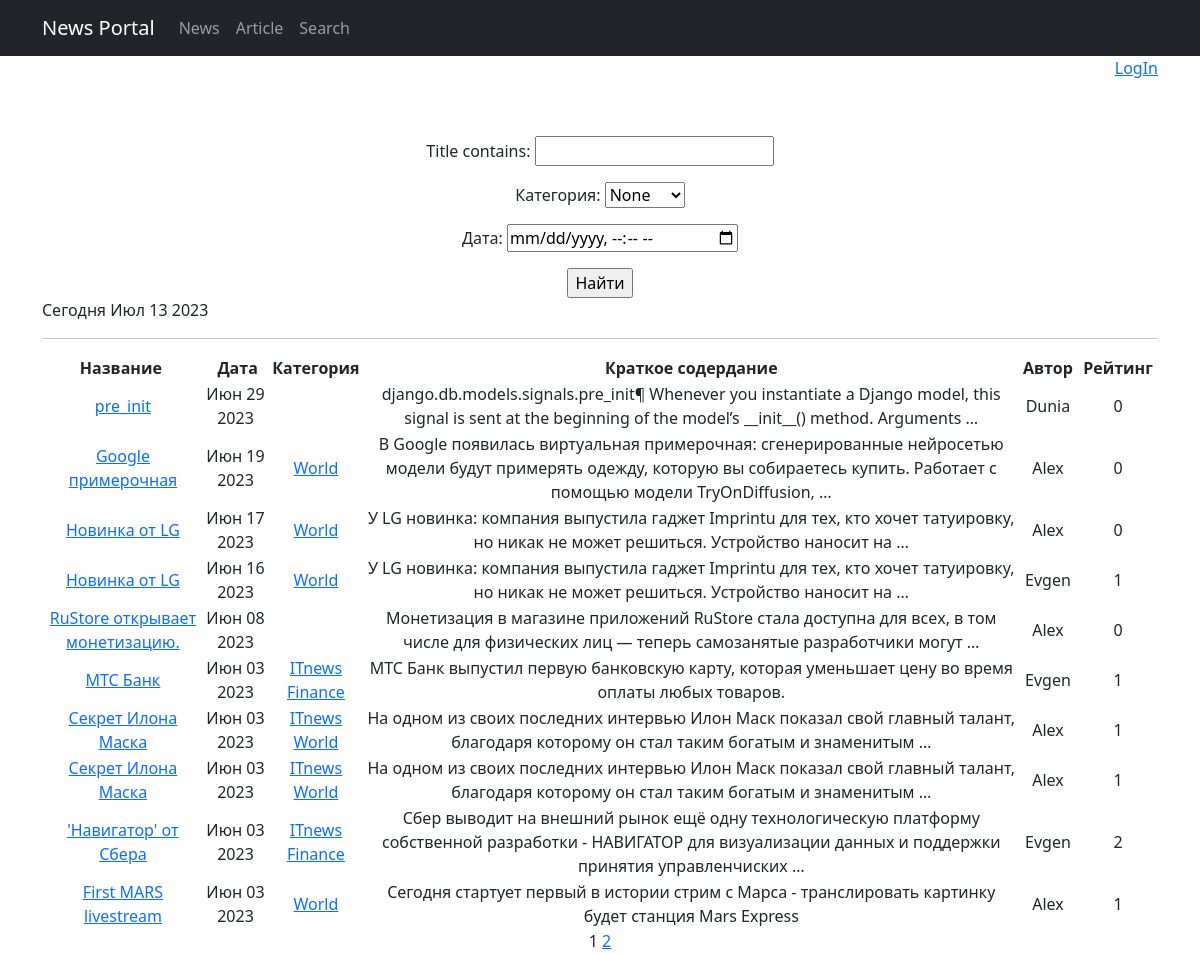
Page /news/search/ on the earlier database version.
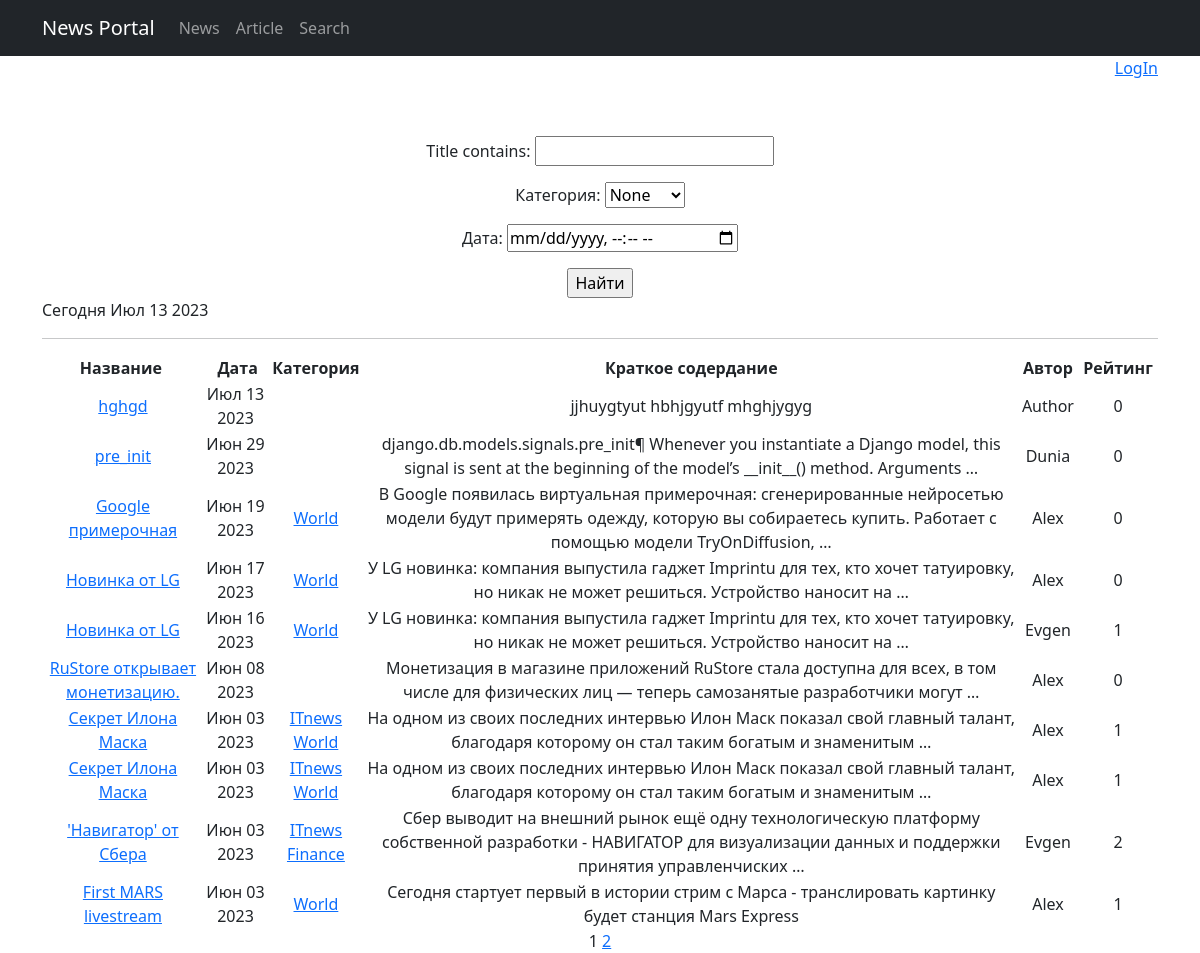
Same page on the later database version.
### news/models.py (models this page shows, shortened)
class Post(models.Model):
    postAuthor = models.ForeignKey(Author, on_delete=models.CASCADE)
    NEWS = 'NW'
    ARTICLE = 'AR'
    choose_post = (
        (NEWS, "Новость"),
        (ARTICLE, "Статья")
    )
    postType = models.CharField(max_length=2, choices=choose_post, default=NEWS)
    date_creation = models.DateTimeField(auto_now_add=True)
    postCategory = models.ManyToManyField(Category, through='PostCategory')
    title = models.CharField(max_length=128)
    text = models.TextField()
    rating = models.SmallIntegerField(default=0)
    def get_absolute_url(self):
        return reverse('news_detail', args=[str(self.id)])

class Author(models.Model):
    authorUser = models.OneToOneField(User, on_delete=models.CASCADE)
    rating = models.SmallIntegerField(default=0)

class Category(models.Model):
    category = models.CharField(max_length=64, unique=True)
    subscribers = models.ManyToManyField(User, blank=True, related_name='categories')
    def __str__(self):
        return self.category
    def get_categories_url(self):
        return reverse('category_list', args=[str(self.id)])

### news/views.py (the view)
# urls.py: path('news/search/', NewsSearch.as_view(), name='news_search'),
class NewsSearch(ListView):
    model = Post
    template_name = 'search.html'
    context_object_name = 'newses'
    ordering = 'postCategory'
    paginate_by = 10
    def get_queryset(self):
        queryset = super().get_queryset()
        self.filterset = NewsFilter(self.request.GET, queryset)
        return self.filterset.qs
    def get_context_data(self, **kwargs):
        context = super().get_context_data(**kwargs)
        context['filterset'] = self.filterset
        context['is_authent'] = self.request.user.is_authenticated
        context['is_author'] = self.request.user.groups.filter(name='Authors').exists()
        context['time_now'] = datetime.utcnow()
        return context

### news/templatetags/custom_tegs.py (called while the page is built)
@register.simple_tag(takes_context=True)
def url_replace(context, **kwargs):
   d = context['request'].GET.copy()
   for k, v in kwargs.items():
       d[k] = v
   return d.urlencode()

### templates/search.html (shortened to what this page needs)
{% extends 'flatpages/default.html' %}
{% load custom_tegs %}
{% block content %}
{% if is_author %}
    <p style="text-align: right;">Вы вошли как автор: {{ request.user.username }}</p>
    <p style="text-align: right;"><a href="{% url 'logout' %}">LogOut</a> </p>
{% elif is_authent and not is_author %}
    <p style="text-align: right;">Вы вошли как пользователь: {{ request.user.username }}</p>
    <p style="text-align: right;"><a href="{% url 'logout' %}">LogOut</a> </p>
{% else %}
    <p style="text-align: right;">
    <a href="http://127.0.0.1:8000/accounts/login">LogIn</a>
    </p>
{% endif %}
    <p>&nbsp;</p>
   <form action="" method="get">
       {{ filterset.form.as_p }}
       <input type="submit" value="Найти" />
         <p style="text-align: left;">Сегодня {{ time_now|date:'M d Y' }}</p>
   </form>
     <hr>
        {% if newses %}
            <table>
                <tr>
                    <th>Название&nbsp;</th>
                    <th>&nbsp;Дата</th>
                    <th>Категория</th>
                    <th>&nbsp;Краткое содердание&nbsp;</th>
                    <th>&nbsp;Автор&nbsp;</th>
                    <th>&nbsp;Рейтинг&nbsp;</th>
                </tr>
                {% for news in newses|dictsortreversed:'date_creation' %}
                <tr>
                    <td><a href="{{ news.get_absolute_url }}">{{ news.title}}</a></td>
                    <td>{{ news.date_creation|date:'M d Y' }}</td>
                    <td>
                        {% for c in news.postCategory.all %}
                        <a href="{{ c.get_categories_url }}">{{ c.category }}</a>
                        {% endfor %}
                    </td>
                    <td>{{ news.text|truncatewords:20 }}</td>
                    <td>{{ news.postAuthor.authorUser.username }}</td>
                    <td>{{ news.rating }}</td>
                </tr>
                {% endfor %}
            </table>
        {% else %}
           <h2>Новостей нет!</h2>
        {% endif %}
   {{ page_obj.number }}
   {% if page_obj.has_next %}
       <a href="?{% url_replace page=page_obj.next_page_number %}">{{ page_obj.next_page_number }}</a>
   {% endif %}
{% endblock content %}

Differences in the rows shown:
no longer on this page (row unchanged): Post: title "МТС Банк", date_creation "Июн 03 2023", text "МТС Банк выпустил первую банковскую карту, которая уменьшает цену во время оплаты любых товаров.", postAuthor.authorUser.username "Evgen", rating "1", Category (category "ITnews"), Category (category "Finance")
added Post: title "hghgd", date_creation "Июл 13 2023", text "jjhuygtyut hbhjgyutf mhghjygyg", postAuthor.authorUser.username "Author", rating "0"
